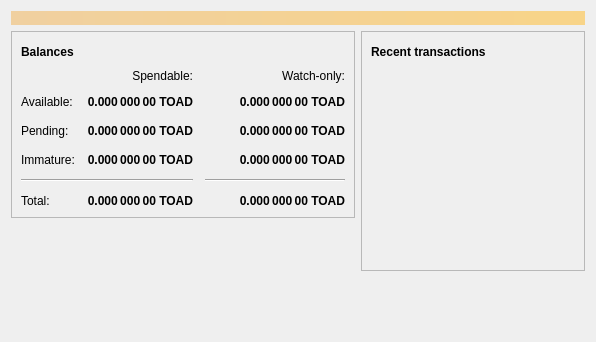
<?xml version="1.0" encoding="UTF-8"?>
<ui version="4.0">
 <class>OverviewPage</class>
 <widget class="QWidget" name="OverviewPage">
  <property name="geometry">
   <rect>
    <x>0</x>
    <y>0</y>
    <width>596</width>
    <height>342</height>
   </rect>
  </property>
  <property name="windowTitle">
   <string>Form</string>
  </property>
  <layout class="QVBoxLayout" name="topLayout">
   <item>
    <widget class="QLabel" name="labelAlerts">
     <property name="visible">
      <bool>false</bool>
     </property>
     <property name="styleSheet">
      <string notr="true">QLabel { background-color: qlineargradient(x1: 0, y1: 0, x2: 1, y2: 0, stop:0 #F0D0A0, stop:1 #F8D488); color:#000000; }</string>
     </property>
     <property name="wordWrap">
      <bool>true</bool>
     </property>
     <property name="margin">
      <number>3</number>
     </property>
     <property name="textInteractionFlags">
      <set>Qt::TextSelectableByMouse</set>
     </property>
    </widget>
   </item>
   <item>
    <layout class="QHBoxLayout" name="horizontalLayout" stretch="1,1">
     <item>
      <layout class="QVBoxLayout" name="verticalLayout_2">
       <item>
        <widget class="QFrame" name="frame">
         <property name="frameShape">
          <enum>QFrame::StyledPanel</enum>
         </property>
         <property name="frameShadow">
          <enum>QFrame::Raised</enum>
         </property>
         <layout class="QVBoxLayout" name="verticalLayout_4">
          <item>
           <layout class="QHBoxLayout" name="horizontalLayout_4">
            <item>
             <widget class="QLabel" name="label_5">
              <property name="font">
               <font>
                <weight>75</weight>
                <bold>true</bold>
               </font>
              </property>
              <property name="text">
               <string>Balances</string>
              </property>
             </widget>
            </item>
            <item>
             <widget class="QPushButton" name="labelWalletStatus">
              <property name="enabled">
               <bool>true</bool>
              </property>
              <property name="maximumSize">
               <size>
                <width>30</width>
                <height>16777215</height>
               </size>
              </property>
              <property name="toolTip">
               <string>The displayed information may be out of date. Your wallet automatically synchronizes with the Toadcoin network after a connection is established, but this process has not completed yet.</string>
              </property>
              <property name="text">
               <string/>
              </property>
              <property name="icon">
               <iconset resource="../bitcoin.qrc">
                <normaloff>:/icons/warning</normaloff>
                <disabledoff>:/icons/warning</disabledoff>:/icons/warning</iconset>
              </property>
              <property name="iconSize">
               <size>
                <width>24</width>
                <height>24</height>
               </size>
              </property>
              <property name="flat">
               <bool>true</bool>
              </property>
             </widget>
            </item>
            <item>
             <spacer name="horizontalSpacer_3">
              <property name="orientation">
               <enum>Qt::Horizontal</enum>
              </property>
              <property name="sizeHint" stdset="0">
               <size>
                <width>40</width>
                <height>20</height>
               </size>
              </property>
             </spacer>
            </item>
           </layout>
          </item>
          <item>
           <layout class="QGridLayout" name="gridLayout">
            <property name="spacing">
             <number>12</number>
            </property>
            <item row="2" column="2">
             <widget class="QLabel" name="labelWatchPending">
              <property name="font">
               <font>
                <weight>75</weight>
                <bold>true</bold>
               </font>
              </property>
              <property name="cursor">
               <cursorShape>IBeamCursor</cursorShape>
              </property>
              <property name="toolTip">
               <string>Unconfirmed transactions to watch-only addresses</string>
              </property>
              <property name="text">
               <string notr="true">0.000 000 00 TOAD</string>
              </property>
              <property name="alignment">
               <set>Qt::AlignRight|Qt::AlignTrailing|Qt::AlignVCenter</set>
              </property>
              <property name="textInteractionFlags">
               <set>Qt::LinksAccessibleByMouse|Qt::TextSelectableByKeyboard|Qt::TextSelectableByMouse</set>
              </property>
             </widget>
            </item>
            <item row="2" column="1">
             <widget class="QLabel" name="labelUnconfirmed">
              <property name="font">
               <font>
                <weight>75</weight>
                <bold>true</bold>
               </font>
              </property>
              <property name="cursor">
               <cursorShape>IBeamCursor</cursorShape>
              </property>
              <property name="toolTip">
               <string>Total of transactions that have yet to be confirmed, and do not yet count toward the spendable balance</string>
              </property>
              <property name="text">
               <string notr="true">0.000 000 00 TOAD</string>
              </property>
              <property name="alignment">
               <set>Qt::AlignRight|Qt::AlignTrailing|Qt::AlignVCenter</set>
              </property>
              <property name="textInteractionFlags">
               <set>Qt::LinksAccessibleByMouse|Qt::TextSelectableByKeyboard|Qt::TextSelectableByMouse</set>
              </property>
             </widget>
            </item>
            <item row="3" column="2">
             <widget class="QLabel" name="labelWatchImmature">
              <property name="font">
               <font>
                <weight>75</weight>
                <bold>true</bold>
               </font>
              </property>
              <property name="cursor">
               <cursorShape>IBeamCursor</cursorShape>
              </property>
              <property name="toolTip">
               <string>Mined balance in watch-only addresses that has not yet matured</string>
              </property>
              <property name="text">
               <string notr="true">0.000 000 00 TOAD</string>
              </property>
              <property name="alignment">
               <set>Qt::AlignRight|Qt::AlignTrailing|Qt::AlignVCenter</set>
              </property>
              <property name="textInteractionFlags">
               <set>Qt::LinksAccessibleByMouse|Qt::TextSelectableByKeyboard|Qt::TextSelectableByMouse</set>
              </property>
             </widget>
            </item>
            <item row="4" column="0" colspan="2">
             <widget class="Line" name="line">
              <property name="orientation">
               <enum>Qt::Horizontal</enum>
              </property>
             </widget>
            </item>
            <item row="4" column="2">
             <widget class="Line" name="lineWatchBalance">
              <property name="sizePolicy">
               <sizepolicy hsizetype="Preferred" vsizetype="Fixed">
                <horstretch>0</horstretch>
                <verstretch>0</verstretch>
               </sizepolicy>
              </property>
              <property name="minimumSize">
               <size>
                <width>140</width>
                <height>0</height>
               </size>
              </property>
              <property name="orientation">
               <enum>Qt::Horizontal</enum>
              </property>
             </widget>
            </item>
            <item row="5" column="0">
             <widget class="QLabel" name="labelTotalText">
              <property name="text">
               <string>Total:</string>
              </property>
             </widget>
            </item>
            <item row="3" column="1">
             <widget class="QLabel" name="labelImmature">
              <property name="font">
               <font>
                <weight>75</weight>
                <bold>true</bold>
               </font>
              </property>
              <property name="cursor">
               <cursorShape>IBeamCursor</cursorShape>
              </property>
              <property name="toolTip">
               <string>Mined balance that has not yet matured</string>
              </property>
              <property name="text">
               <string notr="true">0.000 000 00 TOAD</string>
              </property>
              <property name="alignment">
               <set>Qt::AlignRight|Qt::AlignTrailing|Qt::AlignVCenter</set>
              </property>
              <property name="textInteractionFlags">
               <set>Qt::LinksAccessibleByMouse|Qt::TextSelectableByKeyboard|Qt::TextSelectableByMouse</set>
              </property>
             </widget>
            </item>
            <item row="2" column="3">
             <spacer name="horizontalSpacer_2">
              <property name="orientation">
               <enum>Qt::Horizontal</enum>
              </property>
              <property name="sizeHint" stdset="0">
               <size>
                <width>40</width>
                <height>20</height>
               </size>
              </property>
             </spacer>
            </item>
            <item row="3" column="0">
             <widget class="QLabel" name="labelImmatureText">
              <property name="text">
               <string>Immature:</string>
              </property>
             </widget>
            </item>
            <item row="5" column="1">
             <widget class="QLabel" name="labelTotal">
              <property name="font">
               <font>
                <weight>75</weight>
                <bold>true</bold>
               </font>
              </property>
              <property name="cursor">
               <cursorShape>IBeamCursor</cursorShape>
              </property>
              <property name="toolTip">
               <string>Your current total balance</string>
              </property>
              <property name="text">
               <string notr="true">0.000 000 00 TOAD</string>
              </property>
              <property name="alignment">
               <set>Qt::AlignRight|Qt::AlignTrailing|Qt::AlignVCenter</set>
              </property>
              <property name="textInteractionFlags">
               <set>Qt::LinksAccessibleByMouse|Qt::TextSelectableByKeyboard|Qt::TextSelectableByMouse</set>
              </property>
             </widget>
            </item>
            <item row="5" column="2">
             <widget class="QLabel" name="labelWatchTotal">
              <property name="font">
               <font>
                <weight>75</weight>
                <bold>true</bold>
               </font>
              </property>
              <property name="cursor">
               <cursorShape>IBeamCursor</cursorShape>
              </property>
              <property name="toolTip">
               <string>Current total balance in watch-only addresses</string>
              </property>
              <property name="text">
               <string notr="true">0.000 000 00 TOAD</string>
              </property>
              <property name="alignment">
               <set>Qt::AlignRight|Qt::AlignTrailing|Qt::AlignVCenter</set>
              </property>
              <property name="textInteractionFlags">
               <set>Qt::LinksAccessibleByMouse|Qt::TextSelectableByKeyboard|Qt::TextSelectableByMouse</set>
              </property>
             </widget>
            </item>
            <item row="0" column="2">
             <widget class="QLabel" name="labelWatchonly">
              <property name="text">
               <string>Watch-only:</string>
              </property>
              <property name="alignment">
               <set>Qt::AlignRight|Qt::AlignTrailing|Qt::AlignVCenter</set>
              </property>
             </widget>
            </item>
            <item row="1" column="0">
             <widget class="QLabel" name="labelBalanceText">
              <property name="text">
               <string>Available:</string>
              </property>
             </widget>
            </item>
            <item row="1" column="1">
             <widget class="QLabel" name="labelBalance">
              <property name="font">
               <font>
                <weight>75</weight>
                <bold>true</bold>
               </font>
              </property>
              <property name="cursor">
               <cursorShape>IBeamCursor</cursorShape>
              </property>
              <property name="toolTip">
               <string>Your current spendable balance</string>
              </property>
              <property name="text">
               <string notr="true">0.000 000 00 TOAD</string>
              </property>
              <property name="alignment">
               <set>Qt::AlignRight|Qt::AlignTrailing|Qt::AlignVCenter</set>
              </property>
              <property name="textInteractionFlags">
               <set>Qt::LinksAccessibleByMouse|Qt::TextSelectableByKeyboard|Qt::TextSelectableByMouse</set>
              </property>
             </widget>
            </item>
            <item row="1" column="2">
             <widget class="QLabel" name="labelWatchAvailable">
              <property name="font">
               <font>
                <weight>75</weight>
                <bold>true</bold>
               </font>
              </property>
              <property name="cursor">
               <cursorShape>IBeamCursor</cursorShape>
              </property>
              <property name="toolTip">
               <string>Your current balance in watch-only addresses</string>
              </property>
              <property name="text">
               <string notr="true">0.000 000 00 TOAD</string>
              </property>
              <property name="alignment">
               <set>Qt::AlignRight|Qt::AlignTrailing|Qt::AlignVCenter</set>
              </property>
              <property name="textInteractionFlags">
               <set>Qt::LinksAccessibleByMouse|Qt::TextSelectableByKeyboard|Qt::TextSelectableByMouse</set>
              </property>
             </widget>
            </item>
            <item row="2" column="0">
             <widget class="QLabel" name="labelPendingText">
              <property name="text">
               <string>Pending:</string>
              </property>
             </widget>
            </item>
            <item row="0" column="1">
             <widget class="QLabel" name="labelSpendable">
              <property name="text">
               <string>Spendable:</string>
              </property>
              <property name="alignment">
               <set>Qt::AlignRight|Qt::AlignTrailing|Qt::AlignVCenter</set>
              </property>
             </widget>
            </item>
           </layout>
          </item>
         </layout>
        </widget>
       </item>
       <item>
        <spacer name="verticalSpacer">
         <property name="orientation">
          <enum>Qt::Vertical</enum>
         </property>
         <property name="sizeHint" stdset="0">
          <size>
           <width>20</width>
           <height>40</height>
          </size>
         </property>
        </spacer>
       </item>
      </layout>
     </item>
     <item>
      <layout class="QVBoxLayout" name="verticalLayout_3">
       <item>
        <widget class="QFrame" name="frame_2">
         <property name="frameShape">
          <enum>QFrame::StyledPanel</enum>
         </property>
         <property name="frameShadow">
          <enum>QFrame::Raised</enum>
         </property>
         <layout class="QVBoxLayout" name="verticalLayout">
          <item>
           <layout class="QHBoxLayout" name="horizontalLayout_2">
            <item>
             <widget class="QLabel" name="label_4">
              <property name="font">
               <font>
                <weight>75</weight>
                <bold>true</bold>
               </font>
              </property>
              <property name="text">
               <string>Recent transactions</string>
              </property>
             </widget>
            </item>
            <item>
             <widget class="QPushButton" name="labelTransactionsStatus">
              <property name="enabled">
               <bool>true</bool>
              </property>
              <property name="maximumSize">
               <size>
                <width>30</width>
                <height>16777215</height>
               </size>
              </property>
              <property name="toolTip">
               <string>The displayed information may be out of date. Your wallet automatically synchronizes with the Toadcoin network after a connection is established, but this process has not completed yet.</string>
              </property>
              <property name="text">
               <string/>
              </property>
              <property name="icon">
               <iconset resource="../bitcoin.qrc">
                <normaloff>:/icons/warning</normaloff>
                <disabledoff>:/icons/warning</disabledoff>:/icons/warning</iconset>
              </property>
              <property name="iconSize">
               <size>
                <width>24</width>
                <height>24</height>
               </size>
              </property>
              <property name="flat">
               <bool>true</bool>
              </property>
             </widget>
            </item>
            <item>
             <spacer name="horizontalSpacer">
              <property name="orientation">
               <enum>Qt::Horizontal</enum>
              </property>
              <property name="sizeHint" stdset="0">
               <size>
                <width>40</width>
                <height>20</height>
               </size>
              </property>
             </spacer>
            </item>
           </layout>
          </item>
          <item>
           <widget class="QListView" name="listTransactions">
            <property name="styleSheet">
             <string notr="true">QListView { background: transparent; }</string>
            </property>
            <property name="frameShape">
             <enum>QFrame::NoFrame</enum>
            </property>
            <property name="verticalScrollBarPolicy">
             <enum>Qt::ScrollBarAlwaysOff</enum>
            </property>
            <property name="horizontalScrollBarPolicy">
             <enum>Qt::ScrollBarAlwaysOff</enum>
            </property>
            <property name="selectionMode">
             <enum>QAbstractItemView::NoSelection</enum>
            </property>
           </widget>
          </item>
         </layout>
        </widget>
       </item>
       <item>
        <spacer name="verticalSpacer_2">
         <property name="orientation">
          <enum>Qt::Vertical</enum>
         </property>
         <property name="sizeHint" stdset="0">
          <size>
           <width>20</width>
           <height>40</height>
          </size>
         </property>
        </spacer>
       </item>
      </layout>
     </item>
    </layout>
   </item>
  </layout>
 </widget>
 <resources/>
 <connections/>
</ui>
